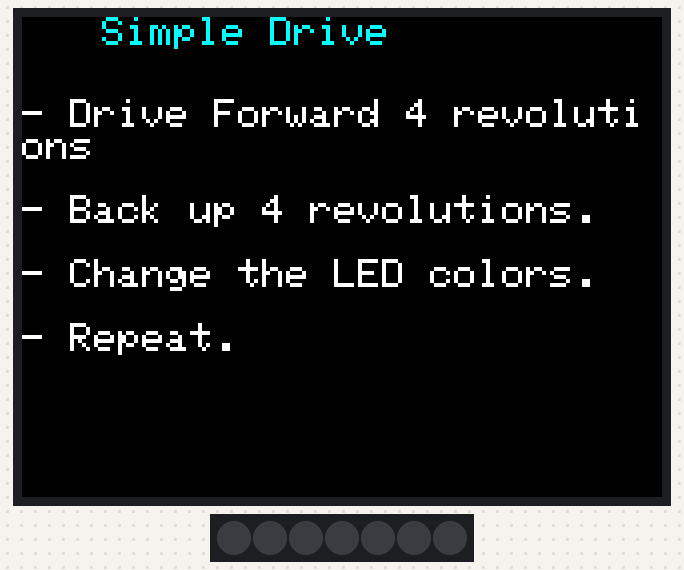
A sketch run on a simulated ESP32. Shown: 320×240 colour display, 7 RGB LEDs in strip order, left to right. Dim RGB values are drawn brighter than linear.

Above: at 0.3 s.
At 1.3 s:
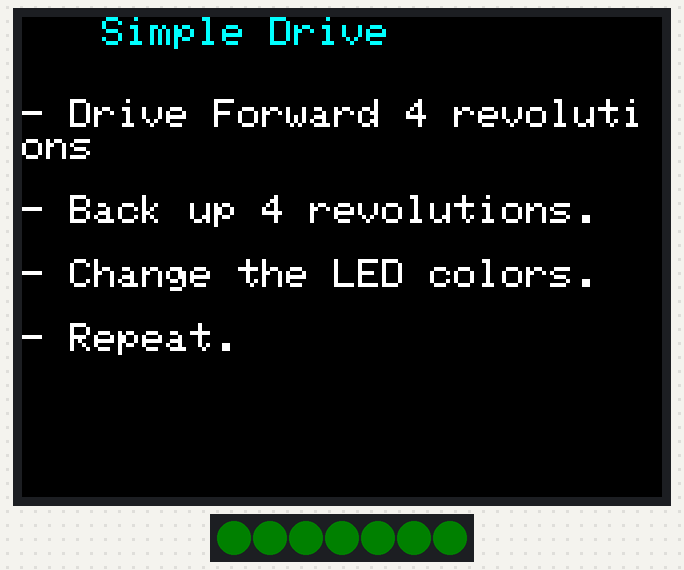
At 4.3 s:
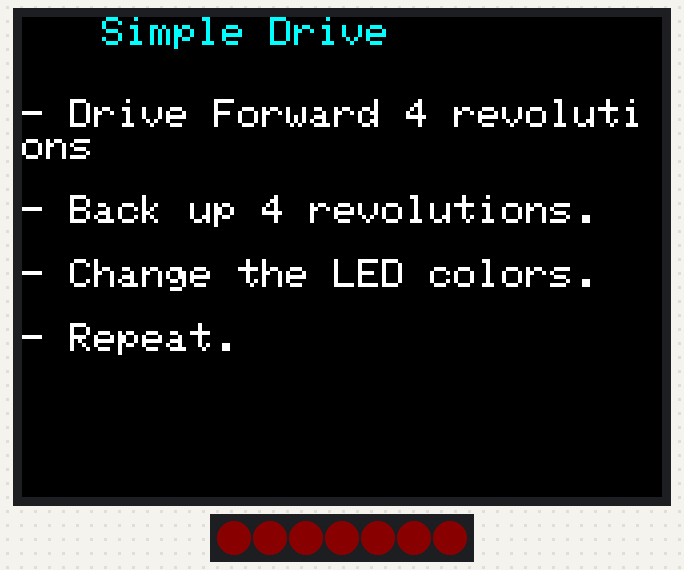
Timing chart, 0 to 128.7 s (numbered marks = the images above):
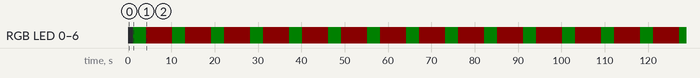

The sketch:

Simple_Drive.ino
```cpp
// For TEC Bot 7.0 with grbl 1.1 loaded on the Nano V3 co-processor
// Grbl settings changed from default using the Universal Gcode sender as follows:
// $100=32 -- For the x axis (left motor) set to 1/16th micro stepping, this makes 100 steps equal to 1 full rotation of the wheel
// $101=32 -- Same, but for the Y axis (right motor)
// $110=64000 -- Fastest stable tested speed for 1/16th micro stepping.  Can go faster by selecting different micro stepping (hardware switch)
// $111=64000 -- Same for Y
// $120=1000 -- Acceleratin that reliably prevents skipping steps...could push higher
// $121=1000 -- Same for Y
// 1/16th micro stepping is selected on the blue hardware switch by switching the 3rd switch on. (Off, Off, On)

// This program sends instructions to grbl and is set with enough time between commands so that grbl doesn't get behind.
// It is also possible to send much smaller step sizes in a loop.  When grble gets two back to back travel commands, it smoothly
// accellerates to the new command...so smooth driving can be achieved easily instead of start stop start stop.

// Grbl also keeps the x and y axis coordinated so they start and stop at the same time.  This makes it easy to do smooth turns for example.

// The FastLED library is used instead of the Neopixel library because the Neopixel library conflicts with the m5Stack library somehow

// This example makes the robot back up 4 revolutions and then drive forward quickly 4 revolutions...then repeat.

#include <M5Stack.h>
#include "FastLED.h"

//LED definitions
#define Neopixel_PIN 1
#define NUM_LEDS 7
CRGB leds[NUM_LEDS];

//Motor definitions
//Max dash speed is about 64000 ticks/min
int dashSpeed = 20000; //medium
int backingSpeed = 10000; //slow
int driveDistance = 400; //positive numbers are FWD. 100 = 1 full revolution
int pauseTime = 3000; //delay between the start of drive commands


void setup()
{
  M5.begin();   //Call this first every time

  //Set up the LCD screen
  M5.Lcd.clear(BLACK);
  M5.Lcd.setTextColor(CYAN); M5.Lcd.setTextSize(2); M5.Lcd.setCursor(40, 0);
  M5.Lcd.println("Simple Drive");
  M5.Lcd.setTextColor(WHITE);
  M5.Lcd.setCursor(0, 25);
  M5.Lcd.println();
  M5.Lcd.println("- Drive Forward 4 revolutions");
  M5.Lcd.println();
  M5.Lcd.println("- Back up 4 revolutions.");
  M5.Lcd.println();
  M5.Lcd.println("- Change the LED colors.");
  M5.Lcd.println();
  M5.Lcd.println("- Repeat.");

  // Neopixel initialization
  FastLED.addLeds<WS2811,Neopixel_PIN,RGB>(leds, NUM_LEDS).setCorrection(TypicalLEDStrip);
  FastLED.setBrightness(10);

  //Initialize communication with the Nano
  // Serial2.begin(unsigned long baud, uint32_t config, int8_t rxPin, int8_t txPin, bool invert)
  Serial2.begin(115200, SERIAL_8N1, 16, 17);

  //give grbl time to start up on Nano
  delay(1000);
}

void loop()
{
  //Set the LEDs to green
  fill_solid(leds, NUM_LEDS, CRGB::Green);
  FastLED.show();

  //Send the drive forward command to Grbl
  //$J  : jog command
  //G21 : set units to mm
  //G91 : set motion to relative (ie move x units from current position)
  //X   : X axis distance (100 = 1 full revolution)
  //Y   : Y axis distance (100 = 1 full revolution)
  //F   : feed rate (units/minute)
  Serial2.printf("$J = G21 G91 X%d Y%d F%d", driveDistance, driveDistance, dashSpeed);
  Serial2.print("\r\n\r\n");

  delay(pauseTime);

  //Set the LEDs to red
  fill_solid(leds, NUM_LEDS, CRGB::Red);
  FastLED.show();

  //Send the back up command
  Serial2.printf("$J = G21 G91 X%d Y%d F%d", -driveDistance, -driveDistance, backingSpeed);
  Serial2.print("\r\n\r\n");
  delay(2*pauseTime);
}
```

Measured:
- by itself, RGB LED 0–6: alternates RGB(10, 0, 0) for 6.0 s and RGB(0, 5, 0) for 3.0 s
- what the display in image 1 shows lasts 3.0 s, from 1.2 s to 4.2 s
